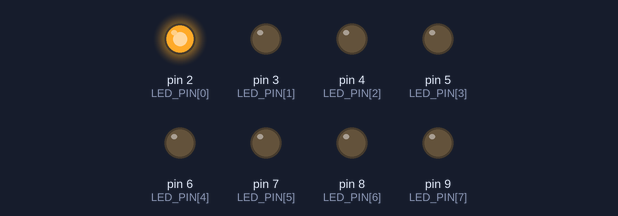
Simulated run of this sketch. Board: Arduino Uno, built with avr-gcc and run on an emulated ATmega328P. On the bench: output pins drawn as LEDs (lit = HIGH).

Above: at 0.2 s.
At 1.2 s:
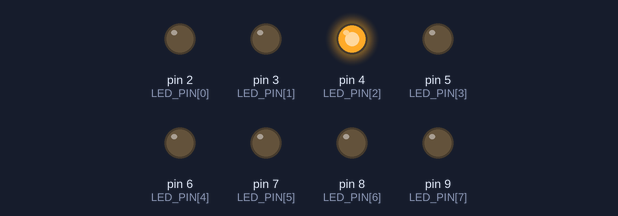
At 1.7 s:
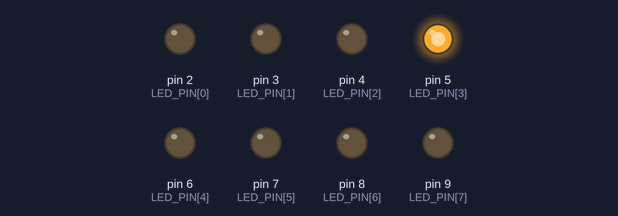
At 2.2 s:
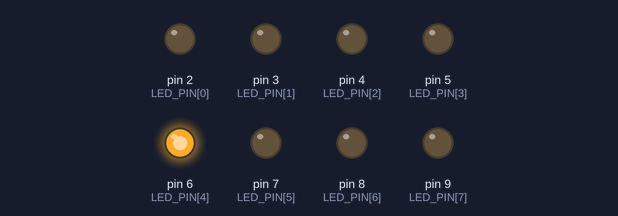
At 3.2 s:
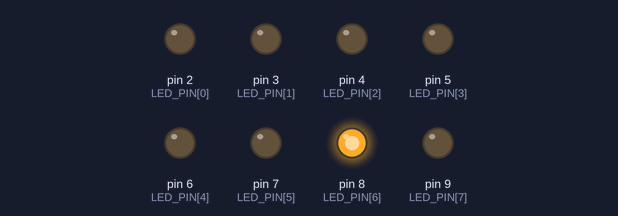
At 4.7 s:
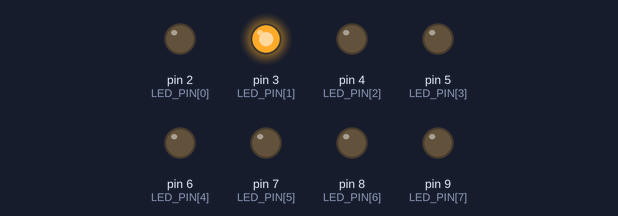
Timing chart, 0 to 5.2 s (numbered marks = the images above):
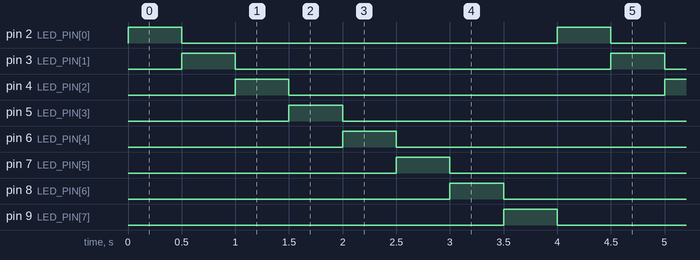

The sketch:

job09.ino
```cpp
const int LED_PIN[] = {2, 3, 4, 5, 6, 7, 8, 9}; // Les broches des LEDs
const int LED_COUNT = 8; // Nombre de LEDs

void setup() {
  for (int i = 0; i < LED_COUNT; i++) {
    pinMode(LED_PIN[i], OUTPUT); // Configuration des broches des LEDs en sortie
  }
}

void loop() {
  for (int i = 0; i < LED_COUNT; i++) {
    digitalWrite(LED_PIN[i], HIGH); // Allumage de la LED courante
    delay(500); // Attente de 500ms
    digitalWrite(LED_PIN[i], LOW); // Extinction de la LED courante
  }
}
```

Measured:
- by itself, pin 2 (LED_PIN[0]), pin 3 (LED_PIN[1]), pin 4 (LED_PIN[2]), pin 5 (LED_PIN[3]), pin 6 (LED_PIN[4]), pin 7 (LED_PIN[5]), pin 8 (LED_PIN[6]), pin 9 (LED_PIN[7]): alternates HIGH for 0.50 s and LOW for 3.5 s
- by itself, everything shown: repeats every 4.0 s, in 9 steps
